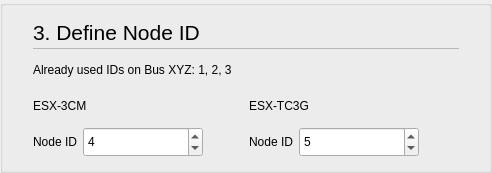
    <widget class="stw_opensyde_gui_elements::C_OgeGbx" name="pc_GroupBoxGeneral_2">
     <property name="title">
      <string/>
     </property>
     <layout class="QHBoxLayout" name="horizontalLayout_4">
      <property name="leftMargin">
       <number>30</number>
      </property>
      <property name="rightMargin">
       <number>30</number>
      </property>
      <property name="bottomMargin">
       <number>13</number>
      </property>
      <item>
       <layout class="QVBoxLayout" name="verticalLayout_3">
        <property name="spacing">
         <number>0</number>
        </property>
        <property name="sizeConstraint">
         <enum>QLayout::SetMinimumSize</enum>
        </property>
        <item>
         <layout class="QHBoxLayout" name="horizontalLayout_5" stretch="0,1">
          <property name="spacing">
           <number>6</number>
          </property>
          <item>
           <widget class="stw_opensyde_gui_elements::C_OgeLabHeadingGroupBold" name="pc_LabelNodeIdHeading">
            <property name="minimumSize">
             <size>
              <width>0</width>
              <height>30</height>
             </size>
            </property>
            <property name="maximumSize">
             <size>
              <width>16777215</width>
              <height>30</height>
             </size>
            </property>
            <property name="font">
             <font>
              <family>Segoe UI</family>
              <pointsize>16</pointsize>
             </font>
            </property>
            <property name="text">
             <string>3. Define Node ID</string>
            </property>
           </widget>
          </item>
          <item>
           <spacer name="horizontalSpacer_7">
            <property name="orientation">
             <enum>Qt::Horizontal</enum>
            </property>
            <property name="sizeHint" stdset="0">
             <size>
              <width>40</width>
              <height>1</height>
             </size>
            </property>
           </spacer>
          </item>
         </layout>
        </item>
        <item>
         <layout class="QHBoxLayout" name="horizontalLayout_17" stretch="1">
          <property name="spacing">
           <number>0</number>
          </property>
          <property name="topMargin">
           <number>1</number>
          </property>
          <property name="bottomMargin">
           <number>0</number>
          </property>
          <item>
           <widget class="stw_opensyde_gui_elements::C_OgeFraSeparator" name="frame_2">
            <property name="minimumSize">
             <size>
              <width>0</width>
              <height>1</height>
             </size>
            </property>
            <property name="maximumSize">
             <size>
              <width>16777215</width>
              <height>1</height>
             </size>
            </property>
            <property name="frameShape">
             <enum>QFrame::StyledPanel</enum>
            </property>
            <property name="frameShadow">
             <enum>QFrame::Raised</enum>
            </property>
           </widget>
          </item>
         </layout>
        </item>
        <item>
         <layout class="QHBoxLayout" name="horizontalLayout_6" stretch="0">
          <property name="spacing">
           <number>6</number>
          </property>
          <property name="topMargin">
           <number>0</number>
          </property>
          <item>
           <layout class="QVBoxLayout" name="verticalLayout_6">
            <property name="topMargin">
             <number>6</number>
            </property>
            <item>
             <widget class="stw_opensyde_gui_elements::C_OgeLabGroupItem" name="pc_LabelUsedNodeIds">
              <property name="minimumSize">
               <size>
                <width>0</width>
                <height>30</height>
               </size>
              </property>
              <property name="maximumSize">
               <size>
                <width>16777215</width>
                <height>30</height>
               </size>
              </property>
              <property name="text">
               <string>Already used IDs on Bus XYZ: 1, 2, 3</string>
              </property>
             </widget>
            </item>
            <item>
             <layout class="QHBoxLayout" name="horizontalLayout_20">
              <item>
               <layout class="QVBoxLayout" name="verticalLayout_13">
                <property name="spacing">
                 <number>6</number>
                </property>
                <property name="topMargin">
                 <number>0</number>
                </property>
                <item>
                 <widget class="stw_opensyde_gui_elements::C_OgeLabPropertiesSubHeading" name="pc_LabelNode1NodeId">
                  <property name="minimumSize">
                   <size>
                    <width>0</width>
                    <height>30</height>
                   </size>
                  </property>
                  <property name="maximumSize">
                   <size>
                    <width>16777215</width>
                    <height>30</height>
                   </size>
                  </property>
                  <property name="text">
                   <string>ESX-3CM</string>
                  </property>
                 </widget>
                </item>
                <item>
                 <layout class="QHBoxLayout" name="horizontalLayout_19">
                  <item>
                   <widget class="stw_opensyde_gui_elements::C_OgeLabGroupItem" name="pc_LabelNode1NodeIdDescription">
                    <property name="minimumSize">
                     <size>
                      <width>0</width>
                      <height>30</height>
                     </size>
                    </property>
                    <property name="maximumSize">
                     <size>
                      <width>16777215</width>
                      <height>30</height>
                     </size>
                    </property>
                    <property name="text">
                     <string>Node ID</string>
                    </property>
                   </widget>
                  </item>
                  <item>
                   <widget class="stw_opensyde_gui_elements::C_OgeSpxNumber" name="pc_SpinBoxNode1">
                    <property name="minimumSize">
                     <size>
                      <width>120</width>
                      <height>30</height>
                     </size>
                    </property>
                    <property name="maximumSize">
                     <size>
                      <width>120</width>
                      <height>30</height>
                     </size>
                    </property>
                    <property name="accelerated">
                     <bool>true</bool>
                    </property>
                    <property name="correctionMode">
                     <enum>QAbstractSpinBox::CorrectToPreviousValue</enum>
                    </property>
                    <property name="showGroupSeparator" stdset="0">
                     <bool>true</bool>
                    </property>
                    <property name="suffix">
                     <string/>
                    </property>
                    <property name="singleStep">
                     <number>1</number>
                    </property>
                    <property name="value">
                     <number>4</number>
                    </property>
                   </widget>
                  </item>
                  <item>
                   <spacer name="horizontalSpacer_14">
                    <property name="orientation">
                     <enum>Qt::Horizontal</enum>
                    </property>
                    <property name="sizeHint" stdset="0">
                     <size>
                      <width>40</width>
                      <height>1</height>
                     </size>
                    </property>
                   </spacer>
                  </item>
                 </layout>
                </item>
               </layout>
              </item>
              <item>
               <layout class="QVBoxLayout" name="verticalLayout_10">
                <property name="spacing">
                 <number>6</number>
                </property>
                <item>
                 <widget class="stw_opensyde_gui_elements::C_OgeLabPropertiesSubHeading" name="pc_LabelNode2NodeId">
                  <property name="minimumSize">
                   <size>
                    <width>0</width>
                    <height>30</height>
                   </size>
                  </property>
                  <property name="maximumSize">
                   <size>
                    <width>16777215</width>
                    <height>30</height>
                   </size>
                  </property>
                  <property name="text">
                   <string>ESX-TC3G</string>
                  </property>
                 </widget>
                </item>
                <item>
                 <layout class="QHBoxLayout" name="horizontalLayout_14">
                  <item>
                   <widget class="stw_opensyde_gui_elements::C_OgeLabGroupItem" name="pc_LabelNode2NodeIdDescription">
                    <property name="minimumSize">
                     <size>
                      <width>0</width>
                      <height>30</height>
                     </size>
                    </property>
                    <property name="maximumSize">
                     <size>
                      <width>16777215</width>
                      <height>30</height>
                     </size>
                    </property>
                    <property name="text">
                     <string>Node ID</string>
                    </property>
                   </widget>
                  </item>
                  <item>
                   <widget class="stw_opensyde_gui_elements::C_OgeSpxNumber" name="pc_SpinBoxNode2">
                    <property name="minimumSize">
                     <size>
                      <width>120</width>
                      <height>30</height>
                     </size>
                    </property>
                    <property name="maximumSize">
                     <size>
                      <width>120</width>
                      <height>30</height>
                     </size>
                    </property>
                    <property name="accelerated">
                     <bool>true</bool>
                    </property>
                    <property name="correctionMode">
                     <enum>QAbstractSpinBox::CorrectToPreviousValue</enum>
                    </property>
                    <property name="showGroupSeparator" stdset="0">
                     <bool>true</bool>
                    </property>
                    <property name="suffix">
                     <string/>
                    </property>
                    <property name="singleStep">
                     <number>1</number>
                    </property>
                    <property name="value">
                     <number>5</number>
                    </property>
                   </widget>
                  </item>
                  <item>
                   <spacer name="horizontalSpacer_8">
                    <property name="orientation">
                     <enum>Qt::Horizontal</enum>
                    </property>
                    <property name="sizeHint" stdset="0">
                     <size>
                      <width>40</width>
                      <height>1</height>
                     </size>
                    </property>
                   </spacer>
                  </item>
                 </layout>
                </item>
               </layout>
              </item>
             </layout>
            </item>
           </layout>
          </item>
         </layout>
        </item>
       </layout>
      </item>
     </layout>
    </widget>
